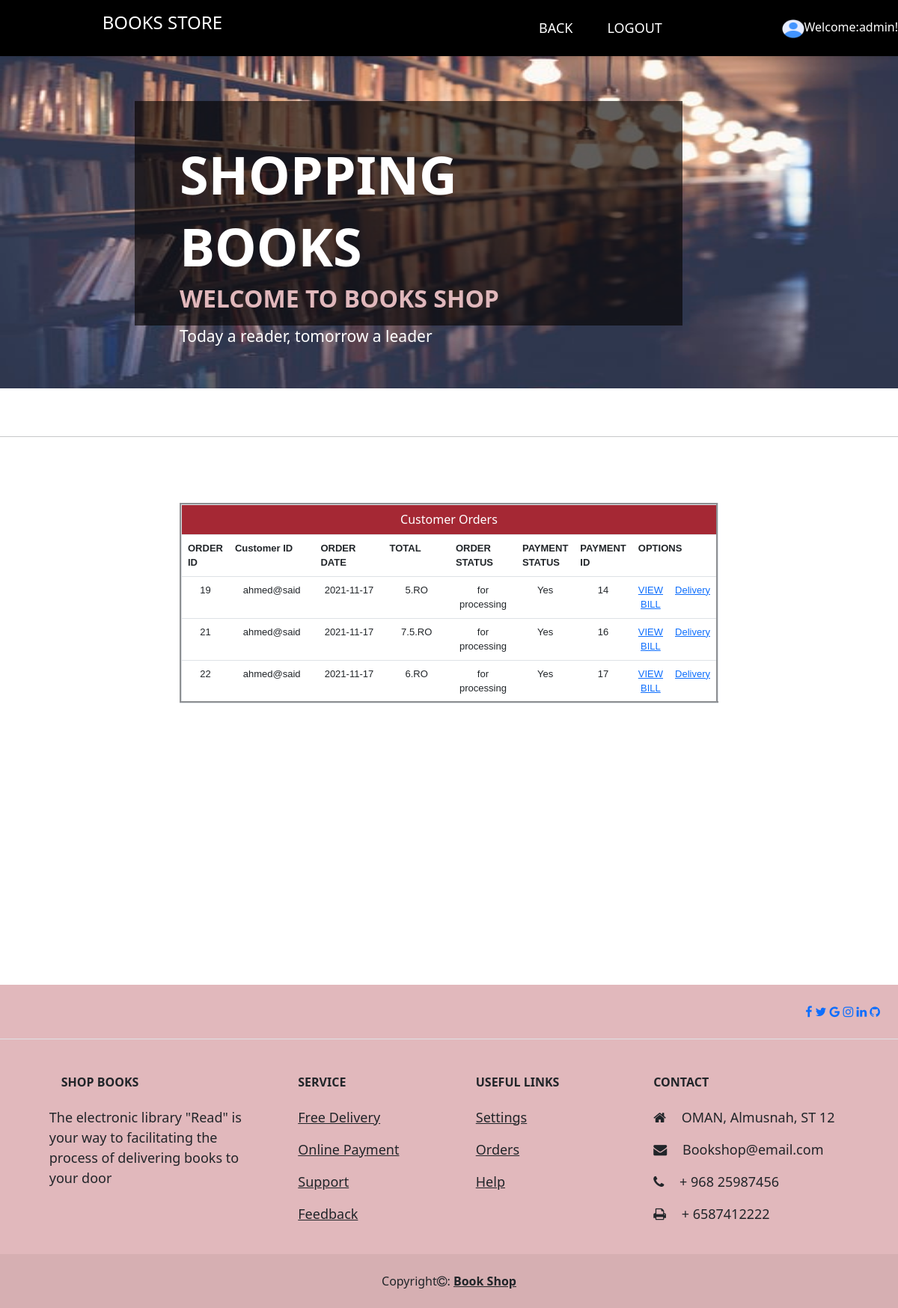
The page /adminvieworder.php (signed in) on the database its author committed.
### tables this page shows
CREATE TABLE IF NOT EXISTS `placeorder` (
  `orid` int(8) NOT NULL AUTO_INCREMENT,
  `cusername` varchar(50) NOT NULL,
  `orderdate` date NOT NULL,
  `gTotal` double NOT NULL,
  `orderstatus` varchar(20) NOT NULL,
  `Payment` varchar(8) NOT NULL,
  PRIMARY KEY (`orid`)
);

CREATE TABLE IF NOT EXISTS `tblbill` (
  `bill_id` int(8) NOT NULL AUTO_INCREMENT,
  `cardname` varchar(50) NOT NULL,
  `cardnum` varchar(20) NOT NULL,
  `dateexp` date NOT NULL,
  `sequritycode` int(4) NOT NULL,
  `cusername` varchar(50) NOT NULL,
  `orderid` int(8) NOT NULL,
  `totalamount` double NOT NULL,
  PRIMARY KEY (`bill_id`)
);

### adminvieworder.php (the view, shortened to what this page needs)
<!DOCTYPE html PUBLIC "-//W3C//DTD XHTML 1.0 Transitional//EN" "http://www.w3.org/TR/xhtml1/DTD/xhtml1-transitional.dtd">
<html xmlns="http://www.w3.org/1999/xhtml">
<head>
<link rel="stylesheet" href="https://cdnjs.cloudflare.com/ajax/libs/font-awesome/4.7.0/css/font-awesome.min.css">
<link href="style.css" rel="stylesheet" type="text/css">
<link href="bootstrap-5.1.0-dist/bootstrap-icons/bootstrap-icons.css" rel="stylesheet">
  <link href="bootstrap-5.1.0-dist/glightbox/css/glightbox.min.css" rel="stylesheet">
<link href="bootstrap-5.1.0-dist/css/bootstrap.css" rel="stylesheet" type="text/css">
<link href="https://cdnjs.cloudflare.com/ajax/libs/font-awesome/4.7.0/css/font-awesome.min.css" rel="stylesheet">
</head>
<body>
 <nav class="navbar navbar-expand-lg navbar-black bg-black py-3 shadow-sm bg-transparent-black fixed-top"> <a href="#" class="navbar-brand font-weight-bold d-block d-lg-none"></a>
    <div id="navbarContent" class="collapse navbar-collapse">
        <ul class="navbar-nav mx-auto">
          <h4 class="logo" style="color: #FFFFFF">BOOKS STORE</h4>
            <li class="nav-item dropdown megamenu">
		<a id="megamneu" href="AdminHomepage.php" data-toggle="dropdown" aria-haspopup="true" aria-expanded="false" class="nav-link  font-weight-bold text-uppercase ">BACK</a></li>
		<li class="nav-item"><a href="logout.php" class="nav-link font-weight-bold text-uppercase">LOGOUT</a></li>
         </ul>
      <div><img src="image/profile-user.png" height="25px" width="30px"><span class="auto-style3"><span class="text-white">Welcome:<?php
			$username= $_SESSION['txtuser'];
	include ("connect.php");
	$qryname = "select * from  tbadmin where username='$username' ";
	$result = mysqli_query($con,$qryname);
	while($rows = mysqli_fetch_assoc($result))
	{ $namee=$rows['aname'];
}
	echo $namee. "!";
	?>
	</span><span class="auto-style1"></img></span></span></div>
</nav>
                <div class="carousel-inner" style="left: 0px; top: 0px; height: 519px">
               <div class="carousel-item active">
                  <img class="d-block w-100" src="image/download.jpg" alt="slider_img" height="543">
                  <div class="ovarlay_slide_cont" style="left: 0; top: 135px; height: 300px; width: 61%">
                     <h2>SHOPPING BOOKS</h2>
                     <h4>WELCOME TO  BOOKS SHOP</h4>
                     <p>Today a reader, tomorrow a leader</p>
                  </div>
               </div>
                </div>
                <br/>
                <br/>
                <hr><br>
     <form   method="post" id="form2"   name="form2"  onsubmit="return validate(this);"  enctype="multipart/form-data"  action="customerpage.php">
				 <span class="auto-style2">
				  <?php
	$query1 = "select * from placeorder a ,tblbill b where a.orid=b.orderid and  a.Payment='Yes' and  a.orderstatus='for processing' ";
     $result1 = mysqli_query($con,$query1);
	$num = mysqli_num_rows($result1);
	if ($num > 0){
	echo "<br>";
		echo "<table  id='productSizes' class='table' border='3'  style='width:60%;' align=center  cellspacing=2>";
	echo "<tr>";
	echo "<br>";
	echo "<tr bgcolor='#A52834'> ";
		echo "<td   width=100 align=center  colspan=9><font color='#ffffff'> Customer Orders</font></td>";
	echo"</tr>";
	echo "<th class='col-1' ><font face =arial size =2>ORDER ID";
	echo "<th class='col-3' ><font face =arial size =2>Customer ID";
	echo "<th class='col-3' ><font face =arial size =2>ORDER DATE";
	echo "<th class='col-3'><font face =arial size =2> TOTAL";
	echo "<th  class='col-3'><font face =arial size =2> ORDER STATUS ";
	echo "<th class='col-5'><font face =arial size =2> PAYMENT STATUS ";
	echo "<th class='col-5'><font face =arial size =2> PAYMENT ID";
	echo "<th colspan = 2 ><font face =arial size =2>OPTIONS";
     while($row = mysqli_fetch_assoc($result1)) {
		$rno =$row["orid"];
		$usernamerc =$row["cusername"];
		$rdate =$row["orderdate"];
		$ptotal =$row["totalamount"];
		$statuts =$row["orderstatus"];
		$payment =$row["Payment"];
		$bill_id =$row["bill_id"];
		echo "<tr>";
		echo  "<td align=center><font face =arial size =2>$rno";
		echo  "<td align=center><font face =arial size =2>$usernamerc";
		echo "<td align=center><font face =arial size =2>$rdate";
		echo"<td align=center><font face =arial size =2> $ptotal.RO";
		echo"<td align=center><font face =arial size =2> $statuts";
		echo"<td align=center><font face =arial size =2> $payment";
		echo"<td align=center><font face =arial size =2> $bill_id";
		echo "<td align=center><a href='adminBill.php?orid=$rno&&bill_id=$bill_id&&cusername=$usernamerc'><font face =arial size =2>VIEW BILL</a><br>";
		echo "<td align=center><a href='Delivery.php?orid=$rno&&bill_id=$bill_id&&cusername=$usernamerc'><font face =arial size =2>Delivery</a><br>";
		}
 		echo  "</table>";
}
else{
	echo "<center>No Bill Payment yet! <br>";
	echo "Click <a href='AdminHomepage.php'>here</a> To Back !</a></center>";
}
?>
		</span>
		<br />
		<br />
		<br />
		<br />
		<br />
		<br />
   </form>
   <br />
  <br><br><br><br><br>
 <br />
 <br />
 <br />
<footer class="auto-style7">
  <section
    class="d-flex justify-content-center justify-content-lg-between p-4 border-bottom bg-"
       >
    <div>
     <a href="https://ar-ar.facebook.com"><i class="fa fa-facebook"></i></a>
       <a href="https://twitter.com/"> <i class="fa fa-twitter"></i></a>
       <a href="https://google.com/"> <i class="fa fa-google"></i></a>
       <a href="https://instagram.com/"> <i class="fa fa-instagram"></i></a>
       <a href="https://linkedin.com/"> <i class="fa fa-linkedin"></i></a>
       <a href="https://github.com/"> <i class="fa fa-github"></i></a>
    </div>
  </section>
  <section class="">
    <div class="container text-center text-md-start mt-5">
      <div class="row mt-3">
        <div class="col-md-3 col-lg-4 col-xl-3 mx-auto mb-4">
          <h6 class="text-uppercase fw-bold mb-4">
            <i class="fas fa-gem me-3"></i>SHOP BOOKS
          </h6>
          <p>The electronic library "Read" is your way to facilitating the process of delivering books to your door
          </p>
        </div>
        <div class="col-md-2 col-lg-2 col-xl-2 mx-auto mb-4">
          <h6 class="text-uppercase fw-bold mb-4">
           SERVICE
          </h6>
          <p>
            <a href="#!" class="text-reset">Free Delivery</a>
          </p>
          <p>
            <a href="#!" class="text-reset">Online Payment</a>
          </p>
          <p>
            <a href="#!" class="text-reset">Support</a>
          </p>
          <p>
            <a href="#!" class="text-reset">Feedback</a>
          </p>
        </div>
        <div class="col-md-3 col-lg-2 col-xl-2 mx-auto mb-4">
          <h6 class="text-uppercase fw-bold mb-4">
            Useful links
          </h6>
             <p>
            <a href="#!" class="text-reset">Settings</a>
          </p>
          <p>
            <a href="#!" class="text-reset">Orders</a>
          </p>
          <p>
            <a href="#!" class="text-reset">Help</a>
          </p>
        </div>
        <div class="col-md-4 col-lg-3 col-xl-3 mx-auto mb-md-0 mb-4">
          <h6 class="text-uppercase fw-bold mb-4">
            Contact
          </h6>
          <p><i class="fa fa-home me-3"></i> OMAN, Almusnah, ST 12</p>
          <p>
            <i class="fa fa-envelope me-3"></i>
            Bookshop@email.com
          </p>
          <p><i class="fa fa-phone me-3"></i> + 968 25987456</p>
          <p><i class="fa fa-print me-3"></i> + 6587412222</p>
        </div>
      </div>
    </div>
  </section>
  <div class="text-center p-4" style="background-color: rgba(0, 0, 0, 0.05);">
    Copyright<i class="fa fa-copyright"></i>:
    <a class="text-reset fw-bold" href="https://mdbootstrap.com/">Book Shop</a>
  </div>
</footer>
     </body>
</html>

### style.css (style rules this page uses)
.logo { margin-right: 400px; font-family: 'Crimson Text', serif, font-size -2px; color: ; }
* { box-sizing: border-box; }
nav.navbar a, nav.navbar ul li a { color: #FFF !important; }
nav.navbar ul li { padding: 0 15px; position: relative; }
.navbar-nav li a { font-size: 18px; font-weight: 300; }
p { font-size: 18px; font-weight: 300; }
.ovarlay_slide_cont { background: rgba(5,3,0,0.63); position: absolute; width: 60%; margin: 0 15%; z-index: 1111111111; top: 135px; left: 0; padding: 50px 60px 70px; }
.ovarlay_slide_cont h2 { color: #fff; text-transform: uppercase; font-size: 70px; font-weight: 700; line-height: normal; margin: 0; }
.ovarlay_slide_cont h4 { color: #E1B8BC; font-size: 32px; text-transform: uppercase; font-weight: 700; margin: 0 0 15px 0; line-height: normal; }
.ovarlay_slide_cont p { color: #fff; font-weight: 300; margin: 0 0 30px 0; font-size: 21px; padding: 0 75px 0 0; line-height: 28px; }

### adminvieworder.php (style rules this page uses)
.auto-style7 { background-color: #E1B8BC; }

### rows shown on the page
placeorder: orid "19", tblbill.cusername "ahmed@said", orderdate "2021-11-17", tblbill.totalamount "5", orderstatus "for processing", Payment "Yes", tblbill.bill_id "14"
placeorder: orid "21", tblbill.cusername "ahmed@said", orderdate "2021-11-17", tblbill.totalamount "7.5", orderstatus "for processing", Payment "Yes", tblbill.bill_id "16"
placeorder: orid "22", tblbill.cusername "ahmed@said", orderdate "2021-11-17", tblbill.totalamount "6", orderstatus "for processing", Payment "Yes", tblbill.bill_id "17"

### other values the page prints
$namee "admin"
